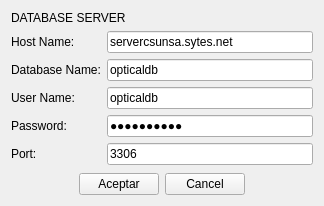
<?xml version="1.0" encoding="UTF-8"?>
<ui version="4.0">
 <class>ConfigProgram</class>
 <widget class="QWidget" name="ConfigProgram">
  <property name="geometry">
   <rect>
    <x>0</x>
    <y>0</y>
    <width>324</width>
    <height>206</height>
   </rect>
  </property>
  <property name="windowTitle">
   <string>Configuración de base de datos</string>
  </property>
  <property name="windowIcon">
   <iconset>
    <normaloff>:/new/1349716435_cog.png</normaloff>:/new/1349716435_cog.png</iconset>
  </property>
  <layout class="QGridLayout" name="gridLayout_2">
   <item row="0" column="0">
    <layout class="QGridLayout" name="gridLayout">
     <item row="1" column="0">
      <spacer name="horizontalSpacer">
       <property name="orientation">
        <enum>Qt::Horizontal</enum>
       </property>
       <property name="sizeHint" stdset="0">
        <size>
         <width>38</width>
         <height>20</height>
        </size>
       </property>
      </spacer>
     </item>
     <item row="1" column="1">
      <widget class="QPushButton" name="pushButton">
       <property name="text">
        <string>Aceptar</string>
       </property>
      </widget>
     </item>
     <item row="1" column="2">
      <widget class="QPushButton" name="pushButton_2">
       <property name="text">
        <string>Cancel</string>
       </property>
      </widget>
     </item>
     <item row="1" column="3">
      <spacer name="horizontalSpacer_2">
       <property name="orientation">
        <enum>Qt::Horizontal</enum>
       </property>
       <property name="sizeHint" stdset="0">
        <size>
         <width>58</width>
         <height>20</height>
        </size>
       </property>
      </spacer>
     </item>
     <item row="0" column="0" colspan="4">
      <layout class="QFormLayout" name="formLayout">
       <property name="fieldGrowthPolicy">
        <enum>QFormLayout::AllNonFixedFieldsGrow</enum>
       </property>
       <item row="0" column="0" colspan="2">
        <widget class="QLabel" name="label_6">
         <property name="text">
          <string>DATABASE SERVER</string>
         </property>
        </widget>
       </item>
       <item row="1" column="0">
        <widget class="QLabel" name="label">
         <property name="text">
          <string>Host Name:</string>
         </property>
        </widget>
       </item>
       <item row="1" column="1">
        <widget class="QLineEdit" name="lineEdit_hostName">
         <property name="text">
          <string>servercsunsa.sytes.net</string>
         </property>
        </widget>
       </item>
       <item row="2" column="0">
        <widget class="QLabel" name="label_2">
         <property name="text">
          <string>Database Name:</string>
         </property>
        </widget>
       </item>
       <item row="2" column="1">
        <widget class="QLineEdit" name="lineEdit_databaseName">
         <property name="text">
          <string>opticaldb</string>
         </property>
        </widget>
       </item>
       <item row="3" column="0">
        <widget class="QLabel" name="label_3">
         <property name="text">
          <string>User Name:</string>
         </property>
        </widget>
       </item>
       <item row="3" column="1">
        <widget class="QLineEdit" name="lineEdit_userName">
         <property name="text">
          <string>opticaldb</string>
         </property>
        </widget>
       </item>
       <item row="4" column="0">
        <widget class="QLabel" name="label_4">
         <property name="text">
          <string>Password:</string>
         </property>
        </widget>
       </item>
       <item row="4" column="1">
        <widget class="QLineEdit" name="lineEdit_password">
         <property name="text">
          <string>optical123</string>
         </property>
         <property name="echoMode">
          <enum>QLineEdit::Password</enum>
         </property>
        </widget>
       </item>
       <item row="5" column="0">
        <widget class="QLabel" name="label_10">
         <property name="text">
          <string>Port:</string>
         </property>
        </widget>
       </item>
       <item row="5" column="1">
        <widget class="QLineEdit" name="lineEdit_port">
         <property name="text">
          <string>3306</string>
         </property>
        </widget>
       </item>
      </layout>
     </item>
    </layout>
   </item>
  </layout>
 </widget>
 <resources/>
 <connections/>
</ui>
